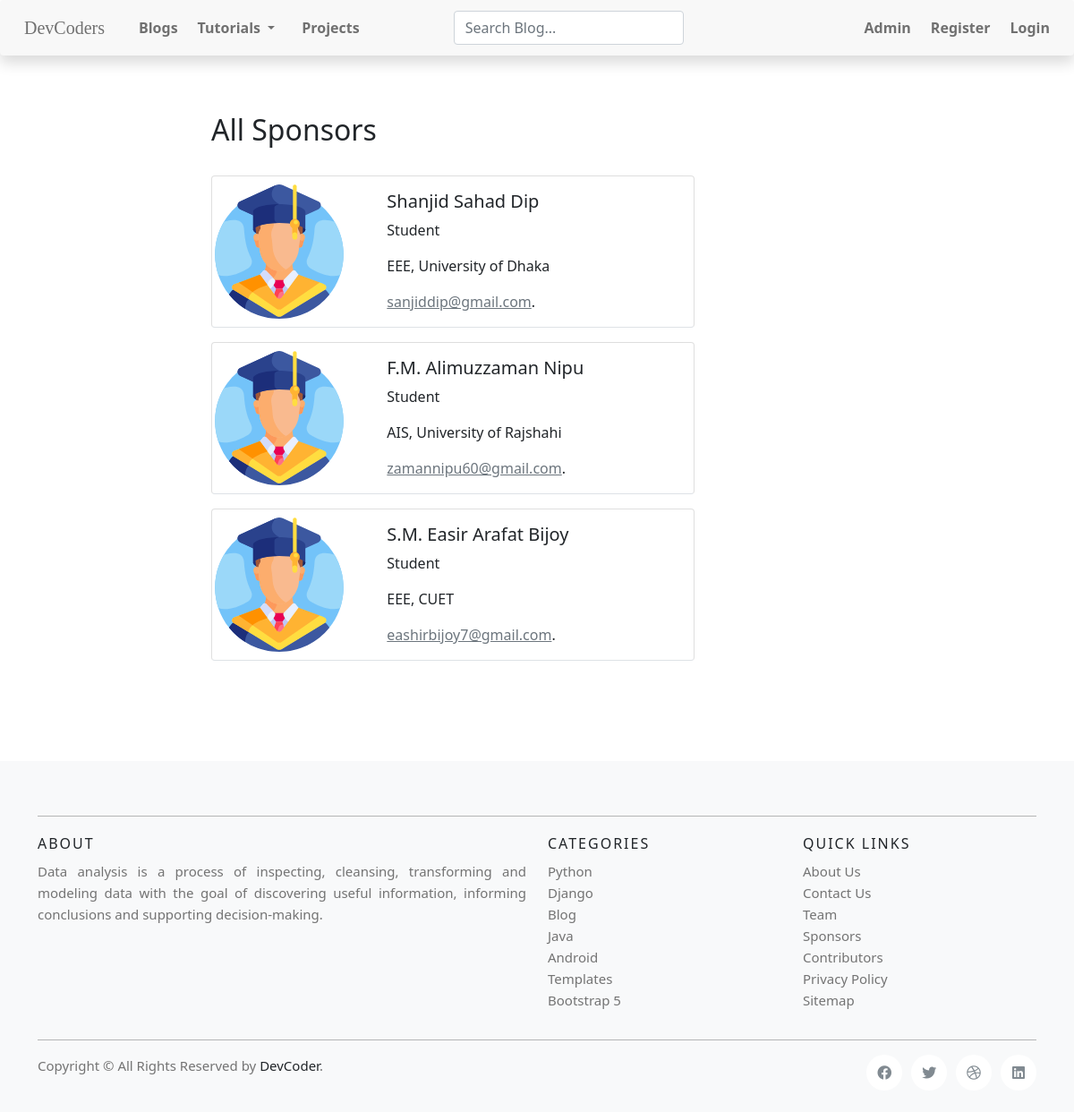
Before: /sponsors with the older database file.
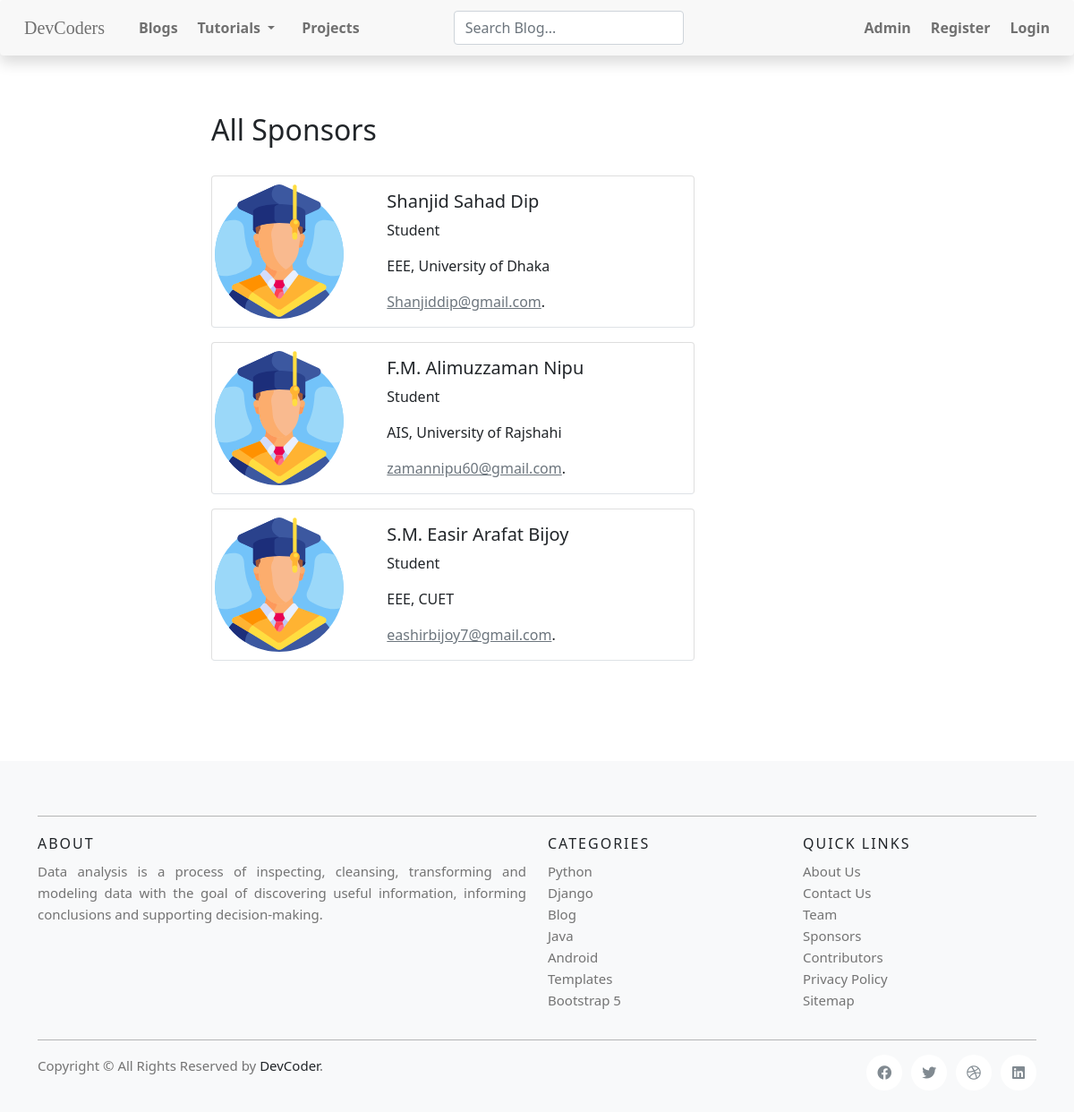
After: the same page with the newer database file.
### blog/models.py (models this page shows, shortened)
class SponsorDB(models.Model):
    name = models.CharField(max_length=50)
    position = models.CharField(max_length=50)
    study = models.CharField(max_length=50)
    email = models.EmailField(max_length=50)
    date = models.DateField(auto_now=timezone.now())

### blog/views.py (the view)
# urls.py: path('sponsors', views.sponsors, name='sponsors'),
def sponsors(request):
    data = SponsorDB.objects.all()
    context = {
        'sponsors_data': data,
    }
    return render(request, 'blog/sponsors.html', context=context)

### blog/templates/blog/sponsors.html
{% extends 'blog/base.html' %}
{% load static %}
{% block blog_detail_page %}
<div class="container">
    <h2 class="mb-4 pb-2">All Sponsors </h2>
    {% for info in sponsors_data %}
    <div class="card border-bottom mb-3" style="max-width: 540px;">
        <div class="row g-0">
            <div class="col-md-4">
                <img src="{% static 'blog/img/graduate.svg' %}" class="rounded-circle"
                    style="height: 100%; width: 150px;" alt="university graduate avatar">
            </div>
            <div class="col-md-8">
                <div class="card-body">
                    <h5 class="card-title">{{ info.name }}</h5>
                    <p class="card-text">{{ info.position }}</p>
                    <p class="card-text">{{ info.study }}</p>
                    <a href="mailto:{{ info.email }}" class="text-muted">{{ info.email }}</a>.<br>
                </div>
            </div>
        </div>
    </div>
    {% endfor %}
</div>
{% endblock blog_detail_page %}

### blog/templates/blog/base.html (shortened to what this page needs)
{% load static %}
<!DOCTYPE html>
<html lang="en">
<head>
    <link rel="stylesheet" href="{% static 'blog/css/main.css' %}">
    <link rel="stylesheet" href="https://pro.fontawesome.com/releases/v5.10.0/css/all.css"
 />
    <link rel="stylesheet" href="https://maxcdn.bootstrapcdn.com/bootstrap/4.5.2/css/bootstrap.min.css" />
    <link href="https://cdn.jsdelivr.net/npm/bootstrap@5.0.0-beta1/dist/css/bootstrap.min.css" rel="stylesheet"
 />
    <link rel="stylesheet" href="{% static 'blog/css/highlight/styles/atom-one-light.css' %}" />
</head>
<body>
    <header class="navbar navbar-expand navbar-light flex-column sticky-top flex-md-row bd-navbar shadow rounded">
        <div class="navbar-nav navbar-nav-scroll navbar-expand-lg">
            <ul class="nav nav-pills">
                <li class="nav-item zoom">
                    <a class="nav-item nav-link navbar-brand" style="font-family: Impact;" href="/">DevCoders</a>
                </li>
                <li class="nav-item zoom">
                    <a class="nav-item nav-link font-weight-bold" href="{% url 'blog_list' %}">Blogs</a>
                </li>
                <li class="nav-item dropdown zoom">
                    <a class="nav-item nav-link dropdown-toggle mr-md-2 font-weight-bold" href="#" id="bd-versions"
                        data-toggle="dropdown" aria-haspopup="true" aria-expanded="false">Tutorials
                    </a>
                </li>
                <li class="nav-item zoom">
                    <a class="nav-link font-weight-bold" href="{% url 'project' %}" target="">Projects</a>
                </li>
            </ul>
        </div>
        <ul class="navbar-nav flex-row ml-md-auto d-md-flex zoom">
            <form class="form-inline my-2 my-lg-0" method="GET" action="{% url 'search' %}">
                <input type="search" class="form-control" id="search-input" placeholder="Search Blog..."
                    aria-label="Search for..." autocomplete="off" name="query" />
            </form>
        </ul>
        <ul class="navbar-nav flex-row ml-md-auto d-md-flex">
            <li class="nav-item zoom">
                <a class="nav-link font-weight-bold" href="/admin" target="_blank">Admin</a>
            </li>
            <li class="nav-item zoom">
                <a class="nav-link font-weight-bold" href="#" target="">Register</a>
            </li>
            <li class="nav-item zoom">
                <a class="nav-link font-weight-bold" href="#" target="">Login</a>
            </li>
        </ul>
    </header>
    <div class="container-fluid mt-4">
        <div class="row">
            <div class="col-sm-8 mx-auto">
                {% if current_url == 'tutorial' %}
                {% if title %}
                <h2 class="mt-4"> {{ title }} </h2>
                {% endif %}
                {% if writer_name %}
                <article>
                    <address>
                        by
                        <a href="#">{{ writer_name }}</a>. Posted on {{ date }}
                    </address>
                </article>
                {% endif %}
                <div id="page-content-wrapper text-center">
                    <hr>
                    {% block content %}
                    {% endblock content %}
                    <div class="col-sm-2 mx-auto"></div>
                </div>
                {% else %}
                {% block blog_detail_page %}
                {% endblock blog_detail_page %}
                {% endif %}
            </div>
        </div>
    </div>
    <br /><br />
    <br /><br />
    <footer class="site-footer">
        <div class="container">
            <hr>
            <div class="row">
                <div class="col-sm-12 col-md-6">
                    <h6 class='text-dark'>About</h6>
                    <p class="text-justify">Data analysis is a process of inspecting, cleansing,
                        transforming and modeling data with the goal of discovering
                        useful information, informing conclusions and supporting
                        decision-making.</p>
                </div>
                <div class="col-xs-6 col-md-3">
                    <h6 class='text-dark'>Categories</h6>
                    <ul class="footer-links">
                        <li><a href="{% url 'tutorial' slug='python-getting-started' %}"
                                class="text-decoration-none">Python</a>
                        </li>
                        <li><a href="#" class="text-decoration-none">Django</a></li>
                        <li><a href="#" class="text-decoration-none">Blog</a></li>
                        <li><a href="#" class="text-decoration-none">Java</a></li>
                        <li><a href="#" class="text-decoration-none">Android</a></li>
                        <li><a href="#" class="text-decoration-none">Templates</a></li>
                        <li><a href="#" class="text-decoration-none">Bootstrap 5</a></li>
                    </ul>
                </div>
                <div class="col-xs-6 col-md-3">
                    <h6 class='text-dark'>Quick Links</h6>
                    <ul class="footer-links">
                        <li><a href="#" class="text-decoration-none">About Us</a></li>
                        <li><a href="#" class="text-decoration-none">Contact Us</a></li>
                        <li><a href="#" class="text-decoration-none">Team</a></li>
                        <li><a href="{% url 'sponsors' %}" class="text-decoration-none">Sponsors</a></li>
                        <li><a href="#" class="text-decoration-none">Contributors</a></li>
                        <li><a href="#" class="text-decoration-none">Privacy Policy</a></li>
                        <li><a href="/sitemap.xml" class="text-decoration-none">Sitemap</a></li>
                    </ul>
                </div>
            </div>
            <hr>
        </div>
        <div class="container">
            <div class="row">
                <div class="col-md-8 col-sm-6 col-xs-12">
                    <p class="copyright-text">Copyright &copy; {{ date.year }} All Rights Reserved by
                        <a class="text-dark text-decoration-none" href="#">DevCoder</a>.
                    </p>
                </div>
                <div class="col-md-4 col-sm-6 col-xs-12">
                    <ul class="social-icons list-unstyled list-inline">
                        <li><a class="facebook" href="#"><i class="fab fa-facebook"></i></a></li>
                        <li><a class="twitter" href="#"><i class="fab fa-twitter"></i></a></li>
                        <li><a class="dribbble" href="#"><i class="fab fa-dribbble"></i></a></li>
                        <li><a class="linkedin" href="#"><i class="fab fa-linkedin"></i></a></li>
                    </ul>
                </div>
            </div>
        </div>
    </footer>
</body>
</html>

### blog/static/blog/css/main.css (style rules this page uses)
* { margin: 0; padding: 0; background: transparent; }
body { font-family: Roboto, sans-serif; text-rendering: optimizeLegibility; background-color: #f3f2ef; background: transparent; background-repeat: no-repeat,repeat; background-size: cover; }
.zoom { padding: 3px; transition: transform .2s; margin: 0 auto; }
.bd-navbar { min-height: 1rem; background-color: #f8f8f8; box-shadow: 0 .5rem 1rem rgba(0, 0, 0, .05), inset 0 -1px 0 rgba(0, 0, 0, .1) }
.bd-navbar .navbar-nav .nav-link { padding-right: .5rem; padding-left: .5rem; color: #cbbde2 }
.site-footer { background-color: #f8f9fa; padding: 45px 0 20px; font-size: 15px; line-height: 24px; color: #737373; }
.site-footer hr { border-top-color: #bbb; opacity: 0.5 }
.site-footer h6 { color: #fff; font-size: 16px; text-transform: uppercase; margin-top: 5px; letter-spacing: 2px }
.site-footer a { color: #737373; }
.footer-links { padding-left: 0; list-style: none }
.footer-links li { display: block }
.footer-links a { color: #737373 }
.site-footer .social-icons { text-align: right }
.site-footer .social-icons a { width: 40px; height: 40px; line-height: 40px; margin-left: 6px; margin-right: 0; border-radius: 100%; background-color: white; }
.copyright-text { margin: 0 }
.social-icons { padding-left: 0; margin-bottom: 0; list-style: none }
.social-icons li { display: inline-block; margin-bottom: 4px }
.social-icons a { background-color: #eceeef; color: #818a91; font-size: 16px; display: inline-block; line-height: 44px; width: 44px; height: 44px; text-align: center; margin-right: 8px; border-radius: 100%; -webkit-transition: all .2s linear; -o-transition: all .2s linear; transition: all .2s linear }

Changed rows visible on the page:
changed SponsorDB "Shanjid Sahad Dip": email "sanjiddip@gmail.com" → "Shanjiddip@gmail.com"
